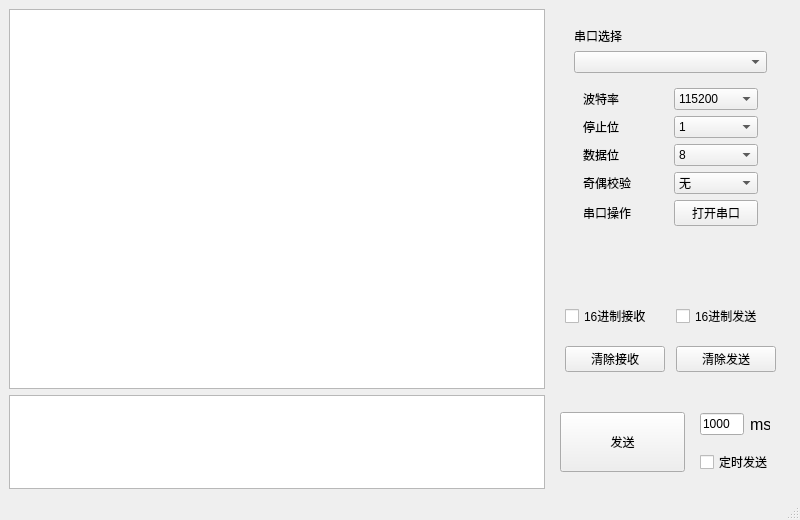
<?xml version="1.0" encoding="UTF-8"?>
<ui version="4.0">
 <class>MainWindow</class>
 <widget class="QMainWindow" name="MainWindow">
  <property name="geometry">
   <rect>
    <x>0</x>
    <y>0</y>
    <width>800</width>
    <height>520</height>
   </rect>
  </property>
  <property name="windowTitle">
   <string>MainWindow</string>
  </property>
  <widget class="QWidget" name="centralwidget">
   <layout class="QGridLayout" name="gridLayout_4">
    <item row="0" column="0">
     <widget class="QPlainTextEdit" name="txtRec">
      <property name="readOnly">
       <bool>true</bool>
      </property>
     </widget>
    </item>
    <item row="0" column="1">
     <widget class="QWidget" name="widget" native="true">
      <property name="minimumSize">
       <size>
        <width>170</width>
        <height>0</height>
       </size>
      </property>
      <property name="maximumSize">
       <size>
        <width>240</width>
        <height>16777215</height>
       </size>
      </property>
      <layout class="QGridLayout" name="gridLayout_3">
       <item row="2" column="0">
        <widget class="QCheckBox" name="chkRec">
         <property name="text">
          <string>16进制接收</string>
         </property>
        </widget>
       </item>
       <item row="0" column="0" colspan="2">
        <widget class="QWidget" name="widget_1" native="true">
         <layout class="QVBoxLayout" name="verticalLayout">
          <item>
           <widget class="QLabel" name="lblSerialPort">
            <property name="text">
             <string>串口选择</string>
            </property>
           </widget>
          </item>
          <item>
           <widget class="myComboBox" name="cmbSerialPort"/>
          </item>
          <item>
           <widget class="QWidget" name="widget_2" native="true">
            <layout class="QGridLayout" name="gridLayout">
             <item row="0" column="0">
              <widget class="QLabel" name="lblBaudRate">
               <property name="text">
                <string>波特率</string>
               </property>
              </widget>
             </item>
             <item row="0" column="1">
              <widget class="QComboBox" name="cmbBaudRate">
               <property name="currentIndex">
                <number>2</number>
               </property>
               <item>
                <property name="text">
                 <string>9600</string>
                </property>
               </item>
               <item>
                <property name="text">
                 <string>38400</string>
                </property>
               </item>
               <item>
                <property name="text">
                 <string>115200</string>
                </property>
               </item>
              </widget>
             </item>
             <item row="1" column="0">
              <widget class="QLabel" name="lblStop">
               <property name="text">
                <string>停止位</string>
               </property>
              </widget>
             </item>
             <item row="1" column="1">
              <widget class="QComboBox" name="cmbStop">
               <item>
                <property name="text">
                 <string>1</string>
                </property>
               </item>
               <item>
                <property name="text">
                 <string>1.5</string>
                </property>
               </item>
               <item>
                <property name="text">
                 <string>2</string>
                </property>
               </item>
              </widget>
             </item>
             <item row="2" column="0">
              <widget class="QLabel" name="lblData">
               <property name="text">
                <string>数据位</string>
               </property>
              </widget>
             </item>
             <item row="2" column="1">
              <widget class="QComboBox" name="cmbData">
               <property name="currentIndex">
                <number>3</number>
               </property>
               <item>
                <property name="text">
                 <string>5</string>
                </property>
               </item>
               <item>
                <property name="text">
                 <string>6</string>
                </property>
               </item>
               <item>
                <property name="text">
                 <string>7</string>
                </property>
               </item>
               <item>
                <property name="text">
                 <string>8</string>
                </property>
               </item>
              </widget>
             </item>
             <item row="3" column="0">
              <widget class="QLabel" name="lblCheck">
               <property name="text">
                <string>奇偶校验</string>
               </property>
              </widget>
             </item>
             <item row="3" column="1">
              <widget class="QComboBox" name="cmbCheck">
               <item>
                <property name="text">
                 <string>无</string>
                </property>
               </item>
               <item>
                <property name="text">
                 <string>奇校验</string>
                </property>
               </item>
               <item>
                <property name="text">
                 <string>偶校验</string>
                </property>
               </item>
              </widget>
             </item>
             <item row="4" column="0">
              <widget class="QLabel" name="lblSwitch">
               <property name="text">
                <string>串口操作</string>
               </property>
              </widget>
             </item>
             <item row="4" column="1">
              <widget class="QPushButton" name="btnSwitch">
               <property name="text">
                <string>打开串口</string>
               </property>
              </widget>
             </item>
            </layout>
           </widget>
          </item>
         </layout>
        </widget>
       </item>
       <item row="1" column="0">
        <spacer name="verticalSpacer">
         <property name="orientation">
          <enum>Qt::Vertical</enum>
         </property>
         <property name="sizeHint" stdset="0">
          <size>
           <width>20</width>
           <height>84</height>
          </size>
         </property>
        </spacer>
       </item>
       <item row="4" column="0">
        <widget class="QPushButton" name="btnClearRec">
         <property name="maximumSize">
          <size>
           <width>100</width>
           <height>16777215</height>
          </size>
         </property>
         <property name="text">
          <string>清除接收</string>
         </property>
        </widget>
       </item>
       <item row="3" column="0">
        <spacer name="verticalSpacer_2">
         <property name="orientation">
          <enum>Qt::Vertical</enum>
         </property>
         <property name="sizeType">
          <enum>QSizePolicy::Fixed</enum>
         </property>
         <property name="sizeHint" stdset="0">
          <size>
           <width>20</width>
           <height>12</height>
          </size>
         </property>
        </spacer>
       </item>
       <item row="4" column="1">
        <widget class="QPushButton" name="btnClearSend">
         <property name="maximumSize">
          <size>
           <width>100</width>
           <height>16777215</height>
          </size>
         </property>
         <property name="text">
          <string>清除发送</string>
         </property>
        </widget>
       </item>
       <item row="2" column="1">
        <widget class="QCheckBox" name="chkSend">
         <property name="text">
          <string>16进制发送</string>
         </property>
        </widget>
       </item>
       <item row="5" column="0">
        <spacer name="verticalSpacer_3">
         <property name="orientation">
          <enum>Qt::Vertical</enum>
         </property>
         <property name="sizeType">
          <enum>QSizePolicy::Fixed</enum>
         </property>
         <property name="sizeHint" stdset="0">
          <size>
           <width>20</width>
           <height>8</height>
          </size>
         </property>
        </spacer>
       </item>
      </layout>
     </widget>
    </item>
    <item row="1" column="0">
     <widget class="QPlainTextEdit" name="txtSend">
      <property name="minimumSize">
       <size>
        <width>0</width>
        <height>80</height>
       </size>
      </property>
      <property name="maximumSize">
       <size>
        <width>16777215</width>
        <height>100</height>
       </size>
      </property>
     </widget>
    </item>
    <item row="1" column="1">
     <widget class="QWidget" name="widget_3" native="true">
      <property name="maximumSize">
       <size>
        <width>240</width>
        <height>16777215</height>
       </size>
      </property>
      <layout class="QGridLayout" name="gridLayout_2">
       <property name="leftMargin">
        <number>0</number>
       </property>
       <item row="0" column="0" rowspan="3">
        <widget class="QPushButton" name="btnSend">
         <property name="minimumSize">
          <size>
           <width>0</width>
           <height>60</height>
          </size>
         </property>
         <property name="maximumSize">
          <size>
           <width>125</width>
           <height>16777215</height>
          </size>
         </property>
         <property name="text">
          <string>发送</string>
         </property>
        </widget>
       </item>
       <item row="0" column="1">
        <widget class="QWidget" name="widget_4" native="true">
         <property name="maximumSize">
          <size>
           <width>70</width>
           <height>16777215</height>
          </size>
         </property>
         <layout class="QHBoxLayout" name="horizontalLayout">
          <property name="leftMargin">
           <number>0</number>
          </property>
          <property name="rightMargin">
           <number>0</number>
          </property>
          <item>
           <widget class="QLineEdit" name="txtSendMs">
            <property name="maximumSize">
             <size>
              <width>60</width>
              <height>16777215</height>
             </size>
            </property>
            <property name="text">
             <string>1000</string>
            </property>
           </widget>
          </item>
          <item>
           <widget class="QLabel" name="lblMs">
            <property name="maximumSize">
             <size>
              <width>20</width>
              <height>16777215</height>
             </size>
            </property>
            <property name="font">
             <font>
              <pointsize>12</pointsize>
             </font>
            </property>
            <property name="text">
             <string>ms</string>
            </property>
           </widget>
          </item>
         </layout>
        </widget>
       </item>
       <item row="1" column="1">
        <widget class="QCheckBox" name="chkTimSend">
         <property name="maximumSize">
          <size>
           <width>100</width>
           <height>16777215</height>
          </size>
         </property>
         <property name="text">
          <string>定时发送</string>
         </property>
        </widget>
       </item>
      </layout>
     </widget>
    </item>
   </layout>
  </widget>
  <widget class="QMenuBar" name="menubar">
   <property name="geometry">
    <rect>
     <x>0</x>
     <y>0</y>
     <width>800</width>
     <height>21</height>
    </rect>
   </property>
  </widget>
  <widget class="QStatusBar" name="statusbar"/>
 </widget>
 <customwidgets>
  <customwidget>
   <class>myComboBox</class>
   <extends>QComboBox</extends>
   <header>mycombobox.h</header>
  </customwidget>
 </customwidgets>
 <resources/>
 <connections/>
</ui>
